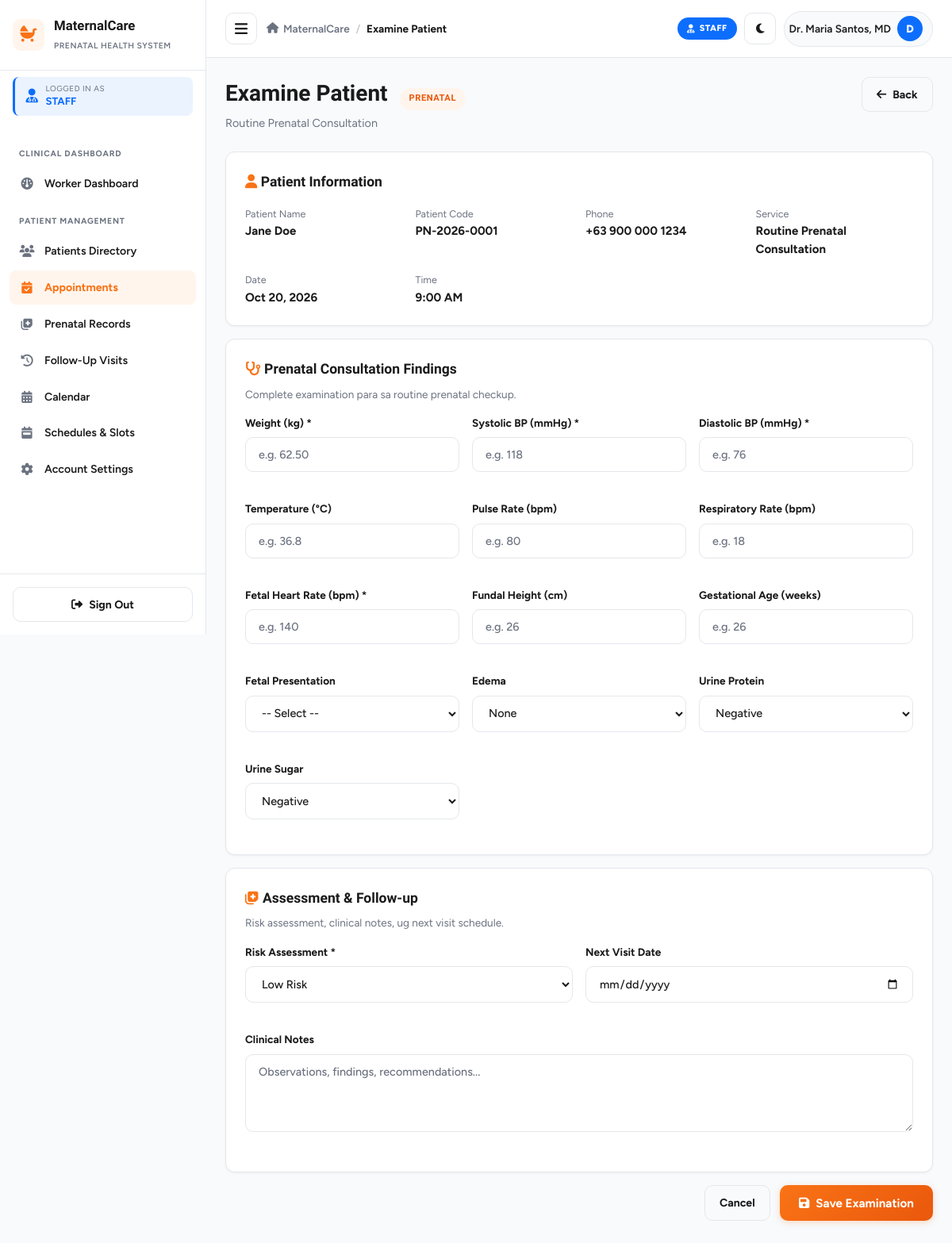
The app's page /worker_examine.php?id=1 (signed in) with its own data.
### tables this page shows
CREATE TABLE IF NOT EXISTS `appointments` (
    `id` INT AUTO_INCREMENT PRIMARY KEY,
    `appointment_code` VARCHAR(20) NOT NULL UNIQUE,
    `patient_id` INT NOT NULL,
    `service_id` INT NOT NULL,
    `healthcare_worker_id` INT DEFAULT NULL,
    `appointment_date` DATE NOT NULL,
    `appointment_time` TIME NOT NULL,
    `status` ENUM('pending', 'confirmed', 'completed', 'cancelled', 'missed') NOT NULL DEFAULT 'pending',
    `notes` TEXT DEFAULT NULL,
    `room` VARCHAR(100) DEFAULT NULL,
    `worker_notified` TINYINT(1) NOT NULL DEFAULT 0,
    `worker_confirmed_at` DATETIME DEFAULT NULL,
    `created_at` TIMESTAMP DEFAULT CURRENT_TIMESTAMP,
    `updated_at` TIMESTAMP DEFAULT CURRENT_TIMESTAMP ON UPDATE CURRENT_TIMESTAMP,
    INDEX `idx_appt_date_service` (`appointment_date`, `service_id`, `status`),
    FOREIGN KEY (`patient_id`) REFERENCES `patients`(`id`) ON DELETE CASCADE,
    FOREIGN KEY (`service_id`) REFERENCES `services`(`id`) ON DELETE RESTRICT,
    FOREIGN KEY (`healthcare_worker_id`) REFERENCES `users`(`id`) ON DELETE SET NULL
);

CREATE TABLE IF NOT EXISTS `services` (
    `id` INT AUTO_INCREMENT PRIMARY KEY,
    `service_name` VARCHAR(100) NOT NULL,
    `description` TEXT DEFAULT NULL,
    `duration_minutes` INT NOT NULL DEFAULT 30,
    `max_daily_slots` INT NOT NULL DEFAULT 15,
    `is_active` TINYINT(1) NOT NULL DEFAULT 1,
    `created_at` TIMESTAMP DEFAULT CURRENT_TIMESTAMP
);

CREATE TABLE IF NOT EXISTS `users` (
    `id` INT AUTO_INCREMENT PRIMARY KEY,
    `username` VARCHAR(50) NOT NULL UNIQUE,
    `email` VARCHAR(100) NOT NULL UNIQUE,
    `password` VARCHAR(255) NOT NULL,
    `role` ENUM('patient', 'healthcare_worker', 'admin') NOT NULL DEFAULT 'patient',
    `full_name` VARCHAR(100) NOT NULL,
    `phone` VARCHAR(20) DEFAULT NULL,
    `status` ENUM('active', 'inactive', 'archived') NOT NULL DEFAULT 'active',
    `address` TEXT DEFAULT NULL,
    `avatar` VARCHAR(255) DEFAULT NULL,
    `room` VARCHAR(100) DEFAULT NULL,
    `deleted_at` TIMESTAMP NULL DEFAULT NULL,
    `created_at` TIMESTAMP DEFAULT CURRENT_TIMESTAMP,
    `updated_at` TIMESTAMP DEFAULT CURRENT_TIMESTAMP ON UPDATE CURRENT_TIMESTAMP
);

CREATE TABLE IF NOT EXISTS `patients` (
    `id` INT AUTO_INCREMENT PRIMARY KEY,
    `user_id` INT NOT NULL,
    `patient_code` VARCHAR(20) NOT NULL UNIQUE,
    `dob` DATE DEFAULT NULL,
    `address` TEXT DEFAULT NULL,
    `blood_type` VARCHAR(5) DEFAULT 'A+',
    `emergency_contact_name` VARCHAR(100) DEFAULT NULL,
    `emergency_contact_phone` VARCHAR(20) DEFAULT NULL,
    `lmp` DATE DEFAULT NULL,
    `edd` DATE DEFAULT NULL,
    `gravida` INT DEFAULT 1,
    `para` INT DEFAULT 0,
    `abortus` INT DEFAULT 0,
    `medical_history` TEXT DEFAULT NULL,
    `created_at` TIMESTAMP DEFAULT CURRENT_TIMESTAMP,
    FOREIGN KEY (`user_id`) REFERENCES `users`(`id`) ON DELETE CASCADE
);

### config.php (called while the page is built, shortened)
<?php
function sanitize($data) {
    return htmlspecialchars(trim((string)$data), ENT_QUOTES, 'UTF-8');
}
function formatDate($dateStr, $format = 'M d, Y') {
    return date($format, strtotime($dateStr));
}

### worker_examine.php (the view, shortened to what this page needs)
<?php
require_once __DIR__ . '/config.php';
$appointmentId = (int)($_GET['id'] ?? 0);
try {
    $db = getDB();
    $stmt = $db->prepare("
        SELECT a.*, s.service_name, u.full_name as patient_name, u.phone as patient_phone,
               p.patient_code, p.id as patient_id, p.gravida, p.para, p.blood_type, p.dob, p.lmp,
               p.address, p.emergency_contact_name, p.emergency_contact_phone
        FROM appointments a
        JOIN patients p ON a.patient_id = p.id
        JOIN users u ON p.user_id = u.id
        JOIN services s ON a.service_id = s.id
        WHERE a.id = ?
    ");
    $stmt->execute([$appointmentId]);
    $appointment = $stmt->fetch();
    $serviceName = strtolower($appointment['service_name']);
    $isUltrasound = (
        strpos($serviceName, 'ultrasound') !== false ||
        strpos($serviceName, 'pelvic') !== false ||
        strpos($serviceName, '3d') !== false ||
        strpos($serviceName, 'sonograph') !== false
    );
    $isLab = (
        strpos($serviceName, 'lab') !== false ||
        strpos($serviceName, 'blood') !== false ||
        strpos($serviceName, 'urine') !== false ||
        strpos($serviceName, 'test') !== false
    );
    $isVaccine = (
        strpos($serviceName, 'tetanus') !== false ||
        strpos($serviceName, 'immunization') !== false ||
        strpos($serviceName, 'vaccine') !== false ||
        strpos($serviceName, 'toxoid') !== false
    );
    $isScreening = (
        strpos($serviceName, 'screening') !== false ||
        strpos($serviceName, 'high-risk') !== false ||
        strpos($serviceName, 'high risk') !== false
    );
    $isPostnatal = (
        strpos($serviceName, 'postnatal') !== false ||
        strpos($serviceName, 'family planning') !== false ||
        strpos($serviceName, 'postnatal') !== false
    );
    $isRoutine = !$isUltrasound && !$isLab && !$isVaccine && !$isScreening && !$isPostnatal;
} catch (Exception $e) {
    die("Error: " . $e->getMessage());
}
include __DIR__ . '/../includes/header.php';
?>
<div class="page-header">
    <div class="page-title">
        <h1>
            Examine Patient
            <?php if ($isRoutine): ?><span class="service-badge routine">Prenatal</span><?php endif; ?>
        </h1>
        <p><?php echo sanitize($appointment['service_name']); ?></p>
    </div>
    <div>
        <a href="worker_appointments.php" class="btn btn-outline">
            <i class="fa-solid fa-arrow-left"></i> Back
        </a>
    </div>
</div>
<div class="dashboard-card" style="padding: 1.5rem; margin-bottom: 1rem;">
    <h3 style="margin-bottom: 1rem;"><i class="fa-solid fa-user text-primary"></i> Patient Information</h3>
    <div style="display:grid; grid-template-columns: repeat(auto-fit, minmax(180px, 1fr)); gap:1rem;">
        <div><small class="text-muted">Patient Name</small><p style="margin:0;"><strong><?php echo sanitize($appointment['patient_name']); ?></strong></p></div>
        <div><small class="text-muted">Patient Code</small><p style="margin:0;"><strong><?php echo sanitize($appointment['patient_code']); ?></strong></p></div>
        <div><small class="text-muted">Phone</small><p style="margin:0;"><strong><?php echo sanitize($appointment['patient_phone']); ?></strong></p></div>
        <div><small class="text-muted">Service</small><p style="margin:0;"><strong><?php echo sanitize($appointment['service_name']); ?></strong></p></div>
        <div><small class="text-muted">Date</small><p style="margin:0;"><strong><?php echo formatDate($appointment['appointment_date']); ?></strong></p></div>
        <div><small class="text-muted">Time</small><p style="margin:0;"><strong><?php echo date('g:i A', strtotime($appointment['appointment_time'])); ?></strong></p></div>
    </div>
</div>
<form method="POST" action="">
    <?php if ($isRoutine): ?>
    <div class="dashboard-card" style="padding: 1.5rem; margin-bottom: 1rem;">
        <h3 style="margin-bottom: 0.5rem;">
            <i class="fa-solid fa-stethoscope text-primary"></i> Prenatal Consultation Findings
        </h3>
        <p class="text-muted" style="font-size:0.85rem; margin-bottom:1rem;">
            Complete examination para sa routine prenatal checkup.
        </p>
        <div style="display:grid; grid-template-columns: repeat(auto-fit, minmax(200px, 1fr)); gap:1rem;">
            <div class="form-group">
                <label class="form-label">Weight (kg) <span class="text-danger">*</span></label>
                <input type="text" name="weight_kg" class="form-control" placeholder="e.g. 62.50" required>
            </div>
            <div class="form-group">
                <label class="form-label">Systolic BP (mmHg) <span class="text-danger">*</span></label>
                <input type="text" name="systolic_bp" class="form-control" placeholder="e.g. 118" required>
            </div>
            <div class="form-group">
                <label class="form-label">Diastolic BP (mmHg) <span class="text-danger">*</span></label>
                <input type="text" name="diastolic_bp" class="form-control" placeholder="e.g. 76" required>
            </div>
            <div class="form-group">
                <label class="form-label">Temperature (°C)</label>
                <input type="text" name="temperature" class="form-control" placeholder="e.g. 36.8">
            </div>
            <div class="form-group">
                <label class="form-label">Pulse Rate (bpm)</label>
                <input type="text" name="pulse_rate" class="form-control" placeholder="e.g. 80">
            </div>
            <div class="form-group">
                <label class="form-label">Respiratory Rate (bpm)</label>
                <input type="text" name="respiratory_rate" class="form-control" placeholder="e.g. 18">
            </div>
            <div class="form-group">
                <label class="form-label">Fetal Heart Rate (bpm) <span class="text-danger">*</span></label>
                <input type="text" name="fetal_heart_rate" class="form-control" placeholder="e.g. 140" required>
            </div>
            <div class="form-group">
                <label class="form-label">Fundal Height (cm)</label>
                <input type="text" name="fundal_height_cm" class="form-control" placeholder="e.g. 26">
            </div>
            <div class="form-group">
                <label class="form-label">Gestational Age (weeks)</label>
                <input type="number" name="gestational_age_weeks" class="form-control" placeholder="e.g. 26" min="1" max="45">
            </div>
            <div class="form-group">
                <label class="form-label">Fetal Presentation</label>
                <select name="fetal_presentation" class="form-control">
                    <option value="">-- Select --</option>
                </select>
            </div>
            <div class="form-group">
                <label class="form-label">Edema</label>
                <select name="edema" class="form-control">
                    <option value="none">None</option>
                </select>
            </div>
            <div class="form-group">
                <label class="form-label">Urine Protein</label>
                <select name="urine_protein" class="form-control">
                    <option value="Negative">Negative</option>
                </select>
            </div>
            <div class="form-group">
                <label class="form-label">Urine Sugar</label>
                <select name="urine_sugar" class="form-control">
                    <option value="Negative">Negative</option>
                </select>
            </div>
        </div>
    </div>
    <?php endif; ?>
    <div class="dashboard-card" style="padding: 1.5rem; margin-bottom: 1rem;">
        <h3 style="margin-bottom: 0.5rem;">
            <i class="fa-solid fa-notes-medical text-primary"></i> Assessment & Follow-up
        </h3>
        <p class="text-muted" style="font-size:0.85rem; margin-bottom:1rem;">
            Risk assessment, clinical notes, ug next visit schedule.
        </p>
        <div style="display:grid; grid-template-columns: repeat(auto-fit, minmax(200px, 1fr)); gap:1rem; margin-bottom:1rem;">
            <div class="form-group">
                <label class="form-label">Risk Assessment <span class="text-danger">*</span></label>
                <select name="risk_assessment" class="form-control" required>
                    <option value="low_risk" <?php echo $isScreening ? '' : 'selected'; ?>>Low Risk</option>
                </select>
            </div>
            <div class="form-group">
                <label class="form-label">Next Visit Date</label>
                <input type="date" name="next_visit_date" class="form-control" min="<?php echo date('Y-m-d'); ?>">
            </div>
        </div>
        <div class="form-group">
            <label class="form-label">Clinical Notes</label>
            <textarea name="clinical_notes" class="form-control" rows="4" placeholder="Observations, findings, recommendations..."></textarea>
        </div>
    </div>
    <div style="display:flex; gap:0.75rem; justify-content:flex-end; margin-bottom: 2rem;">
        <a href="worker_appointments.php" class="btn btn-outline">Cancel</a>
        <button type="submit" class="btn btn-primary btn-lg">
            <i class="fa-solid fa-floppy-disk"></i> Save Examination
        </button>
    </div>
</form>
<?php include __DIR__ . '/../includes/footer.php'; ?>

### style.css (style rules this page uses)
:root { --primary: #f97316; --primary-dark: #ea580c; --primary-light: #fff5ed; --success: #10b981; --warning: #f59e0b; --danger: #dc3545; --info: #0d6efd; --bg-body: #f8fafc; --surface: #ffffff; --text-dark: #1a1a1a; --text-muted: #6b7280; --border-color: #e5e7eb; --radius-sm: 8px; --radius-md: 12px; --radius-lg: 16px; --shadow-sm: 0 1px 3px rgba(0, 0, 0, 0.05); --shadow-md: 0 4px 12px rgba(0, 0, 0, 0.08); --shadow-lg: 0 10px 30px rgba(0, 0, 0, 0.12); --transition: all 0.25s ease; --sidebar-width: 260px; }
* { margin: 0; padding: 0; box-sizing: border-box; }
html, body { max-width: 100%; overflow-x: hidden; }
body { font-family: 'Figtree', -apple-system, BlinkMacSystemFont, 'Segoe UI', sans-serif; background: var(--bg-body); color: var(--text-dark); line-height: 1.5; font-size: 15px; transition: background 0.3s ease, color 0.3s ease; }
h1, h2, h3, h4, h5, h6 { font-family: 'Bricolage Grotesque', 'Figtree', sans-serif; font-weight: 700; color: var(--text-dark); }
a { color: inherit; text-decoration: none; }
.page-header { display: flex; justify-content: space-between; align-items: flex-start; gap: 1rem; margin-bottom: 1.5rem; flex-wrap: wrap; }
.page-header h1 { font-size: 1.75rem; margin-bottom: 0.35rem; }
.page-header p { color: var(--text-muted); font-size: 0.9rem; }
.dashboard-card { background: var(--surface); border: 1px solid var(--border-color); border-radius: var(--radius-md); padding: 1.5rem; box-shadow: var(--shadow-sm); transition: background 0.3s ease, border-color 0.3s ease; }
.form-group { margin-bottom: 1.25rem; }
.form-label { display: block; font-size: 0.85rem; font-weight: 700; color: var(--text-dark); margin-bottom: 0.5rem; }
.form-control { width: 100%; padding: 0.75rem 1rem; border: 1.5px solid var(--border-color); border-radius: 10px; background: var(--surface); color: var(--text-dark); font-family: inherit; font-size: 0.9rem; font-weight: 500; transition: var(--transition); outline: none; }
.form-control::placeholder { color: var(--text-muted); }
.btn { display: inline-flex; align-items: center; justify-content: center; gap: 0.5rem; padding: 0.65rem 1.15rem; border-radius: 10px; border: none; font-family: inherit; font-size: 0.88rem; font-weight: 700; cursor: pointer; transition: var(--transition); text-decoration: none; white-space: nowrap; }
.btn-primary { background: linear-gradient(135deg, #f97316 0%, #ea580c 100%); color: #fff; box-shadow: 0 2px 8px rgba(249, 115, 22, 0.25); }
.btn-outline { background: transparent; color: var(--text-dark); border: 1.5px solid var(--border-color); }
.btn-lg { padding: 0.85rem 1.5rem; font-size: 0.95rem; }
.text-muted { color: var(--text-muted); }
.text-primary { color: var(--primary); }

### worker_examine.php (style rules this page uses)
.service-badge { display: inline-flex; align-items: center; gap: 0.4rem; padding: 0.35rem 0.75rem; border-radius: 20px; font-size: 0.7rem; font-weight: 800; text-transform: uppercase; letter-spacing: 0.5px; margin-left: 0.5rem; }
.service-badge.routine { background: #fff5ed; color: #ea580c; }

### records on screen
appointments: service.service_name "Routine Prenatal Consultation", users.full_name "Jane Doe", patient.patient_code "PN-2026-0001", users.phone "+63 900 000 1234", appointment_date "Oct 20, 2026", appointment_time "9:00 AM"
services: risk_assessment "Low Risk"

### other values on screen
$role['label'] "STAFF"
$item['section'] "CLINICAL DASHBOARD"
$item['label'] "Worker Dashboard"
$item['section'] "PATIENT MANAGEMENT"
$item['label'] "Patients Directory"
$item['label'] "Appointments"
$item['label'] "Prenatal Records"
$item['label'] "Follow-Up Visits"
$item['label'] "Calendar"
$item['label'] "Schedules & Slots"
$item['label'] "Account Settings"
$pageTitle "Examine Patient"
$currentName "Dr. Maria Santos, MD"
$userInitial "D"
